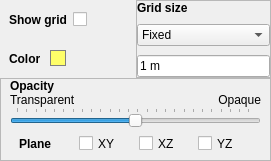
<?xml version="1.0" encoding="UTF-8"?>
<ui version="4.0">
 <class>Grid3DWidget</class>
 <widget class="QWidget" name="Grid3DWidget">
  <property name="geometry">
   <rect>
    <x>0</x>
    <y>0</y>
    <width>271</width>
    <height>161</height>
   </rect>
  </property>
  <property name="sizePolicy">
   <sizepolicy hsizetype="Expanding" vsizetype="Preferred">
    <horstretch>0</horstretch>
    <verstretch>0</verstretch>
   </sizepolicy>
  </property>
  <property name="minimumSize">
   <size>
    <width>271</width>
    <height>161</height>
   </size>
  </property>
  <property name="windowTitle">
   <string>Form</string>
  </property>
  <layout class="QVBoxLayout" name="verticalLayout_4">
   <property name="spacing">
    <number>0</number>
   </property>
   <property name="leftMargin">
    <number>0</number>
   </property>
   <property name="topMargin">
    <number>0</number>
   </property>
   <property name="rightMargin">
    <number>0</number>
   </property>
   <property name="bottomMargin">
    <number>0</number>
   </property>
   <item>
    <widget class="QFrame" name="formWidget">
     <property name="sizePolicy">
      <sizepolicy hsizetype="Expanding" vsizetype="Preferred">
       <horstretch>0</horstretch>
       <verstretch>0</verstretch>
      </sizepolicy>
     </property>
     <property name="minimumSize">
      <size>
       <width>271</width>
       <height>161</height>
      </size>
     </property>
     <layout class="QVBoxLayout" name="verticalLayout_3">
      <property name="spacing">
       <number>0</number>
      </property>
      <property name="leftMargin">
       <number>0</number>
      </property>
      <property name="topMargin">
       <number>0</number>
      </property>
      <property name="rightMargin">
       <number>0</number>
      </property>
      <property name="bottomMargin">
       <number>0</number>
      </property>
      <item>
       <widget class="QFrame" name="showAndMeshWidth">
        <layout class="QHBoxLayout" name="horizontalLayout">
         <property name="spacing">
          <number>0</number>
         </property>
         <property name="leftMargin">
          <number>0</number>
         </property>
         <property name="topMargin">
          <number>0</number>
         </property>
         <property name="rightMargin">
          <number>0</number>
         </property>
         <property name="bottomMargin">
          <number>0</number>
         </property>
         <item>
          <widget class="QFrame" name="showAndColor">
           <layout class="QVBoxLayout" name="verticalLayout">
            <property name="spacing">
             <number>0</number>
            </property>
            <property name="leftMargin">
             <number>0</number>
            </property>
            <property name="topMargin">
             <number>0</number>
            </property>
            <property name="rightMargin">
             <number>0</number>
            </property>
            <property name="bottomMargin">
             <number>0</number>
            </property>
            <item>
             <widget class="QFrame" name="showLabelAndCheckbox_2">
              <layout class="QHBoxLayout" name="showLabelAndCheckbox">
               <property name="topMargin">
                <number>0</number>
               </property>
               <property name="rightMargin">
                <number>0</number>
               </property>
               <property name="bottomMargin">
                <number>0</number>
               </property>
               <item>
                <widget class="QLabel" name="showGridLabel">
                 <property name="enabled">
                  <bool>true</bool>
                 </property>
                 <property name="font">
                  <font>
                   <weight>75</weight>
                   <bold>true</bold>
                  </font>
                 </property>
                 <property name="toolTip">
                  <string>&lt;html&gt;&lt;head/&gt;&lt;body&gt;&lt;p&gt;Shows an grid over the slice with the given parameters.&lt;/p&gt;&lt;/body&gt;&lt;/html&gt;</string>
                 </property>
                 <property name="text">
                  <string>Show grid</string>
                 </property>
                 <property name="alignment">
                  <set>Qt::AlignLeading|Qt::AlignLeft|Qt::AlignVCenter</set>
                 </property>
                </widget>
               </item>
               <item>
                <widget class="QCheckBox" name="checkBox">
                 <property name="mouseTracking">
                  <bool>false</bool>
                 </property>
                 <property name="toolTip">
                  <string>&lt;html&gt;&lt;head/&gt;&lt;body&gt;&lt;p&gt;click to de-/activate the grid.&lt;/p&gt;&lt;/body&gt;&lt;/html&gt;</string>
                 </property>
                 <property name="checked">
                  <bool>false</bool>
                 </property>
                </widget>
               </item>
               <item>
                <spacer name="horizontalSpacer_2">
                 <property name="orientation">
                  <enum>Qt::Horizontal</enum>
                 </property>
                 <property name="sizeHint" stdset="0">
                  <size>
                   <width>40</width>
                   <height>20</height>
                  </size>
                 </property>
                </spacer>
               </item>
              </layout>
             </widget>
            </item>
            <item>
             <widget class="QFrame" name="colorLabelAndButton_2">
              <property name="layoutDirection">
               <enum>Qt::LeftToRight</enum>
              </property>
              <layout class="QHBoxLayout" name="colorLabelAndButton">
               <property name="spacing">
                <number>9</number>
               </property>
               <property name="topMargin">
                <number>0</number>
               </property>
               <property name="rightMargin">
                <number>0</number>
               </property>
               <property name="bottomMargin">
                <number>0</number>
               </property>
               <item>
                <widget class="QLabel" name="colorLabel">
                 <property name="enabled">
                  <bool>true</bool>
                 </property>
                 <property name="font">
                  <font>
                   <weight>75</weight>
                   <bold>true</bold>
                  </font>
                 </property>
                 <property name="toolTip">
                  <string>&lt;html&gt;&lt;head/&gt;&lt;body&gt;&lt;p&gt;Represents the color of the grid.&lt;/p&gt;&lt;/body&gt;&lt;/html&gt;</string>
                 </property>
                 <property name="text">
                  <string>Color</string>
                 </property>
                 <property name="scaledContents">
                  <bool>false</bool>
                 </property>
                 <property name="alignment">
                  <set>Qt::AlignLeading|Qt::AlignLeft|Qt::AlignVCenter</set>
                 </property>
                 <property name="textInteractionFlags">
                  <set>Qt::NoTextInteraction</set>
                 </property>
                </widget>
               </item>
               <item>
                <widget class="QPushButton" name="colorButton">
                 <property name="enabled">
                  <bool>true</bool>
                 </property>
                 <property name="maximumSize">
                  <size>
                   <width>16</width>
                   <height>16</height>
                  </size>
                 </property>
                 <property name="baseSize">
                  <size>
                   <width>16</width>
                   <height>16</height>
                  </size>
                 </property>
                 <property name="toolTip">
                  <string>&lt;html&gt;&lt;head/&gt;&lt;body&gt;&lt;p&gt;click to open the color picker to choose a color for the grid.&lt;/p&gt;&lt;/body&gt;&lt;/html&gt;</string>
                 </property>
                 <property name="styleSheet">
                  <string notr="true">background-color: rgb(255, 255, 105);
border: 1px solid gray;</string>
                 </property>
                 <property name="text">
                  <string/>
                 </property>
                 <property name="iconSize">
                  <size>
                   <width>16</width>
                   <height>16</height>
                  </size>
                 </property>
                </widget>
               </item>
               <item>
                <spacer name="horizontalSpacer">
                 <property name="orientation">
                  <enum>Qt::Horizontal</enum>
                 </property>
                 <property name="sizeHint" stdset="0">
                  <size>
                   <width>40</width>
                   <height>20</height>
                  </size>
                 </property>
                </spacer>
               </item>
              </layout>
             </widget>
            </item>
           </layout>
          </widget>
         </item>
         <item>
          <widget class="QFrame" name="meshWidth">
           <property name="frameShape">
            <enum>QFrame::StyledPanel</enum>
           </property>
           <property name="frameShadow">
            <enum>QFrame::Raised</enum>
           </property>
           <layout class="QVBoxLayout" name="verticalLayout_2">
            <property name="spacing">
             <number>9</number>
            </property>
            <property name="leftMargin">
             <number>0</number>
            </property>
            <property name="topMargin">
             <number>0</number>
            </property>
            <property name="rightMargin">
             <number>0</number>
            </property>
            <property name="bottomMargin">
             <number>0</number>
            </property>
            <item>
             <widget class="QLabel" name="gridSize">
              <property name="enabled">
               <bool>true</bool>
              </property>
              <property name="font">
               <font>
                <weight>75</weight>
                <bold>true</bold>
               </font>
              </property>
              <property name="toolTip">
               <string>&lt;html&gt;&lt;head/&gt;&lt;body&gt;&lt;p&gt;Changes the mesh width of the Grid.&lt;/p&gt;&lt;/body&gt;&lt;/html&gt;</string>
              </property>
              <property name="text">
               <string>Grid size</string>
              </property>
              <property name="alignment">
               <set>Qt::AlignBottom|Qt::AlignLeading|Qt::AlignLeft</set>
              </property>
             </widget>
            </item>
            <item>
             <widget class="QComboBox" name="comboBox">
              <property name="enabled">
               <bool>true</bool>
              </property>
              <property name="toolTip">
               <string>&lt;html&gt;&lt;head/&gt;&lt;body&gt;&lt;p&gt;Click and choose the grid mesh width mode. &lt;/p&gt;&lt;p&gt;If &amp;quot;Fixed&amp;quot; is selected the Grid will&lt;span style=&quot; text-decoration: underline;&quot;&gt; not&lt;/span&gt; set a bigger or smaller mesh width if mesh width is too big or small cause of zoom. &lt;/p&gt;&lt;p&gt;If &amp;quot;Automatic&amp;quot; is selected the Grid will  set a bigger or smaller mesh width if mesh width is too big or small cause of zoom. &lt;/p&gt;&lt;/body&gt;&lt;/html&gt;</string>
              </property>
              <property name="sizeAdjustPolicy">
               <enum>QComboBox::AdjustToContents</enum>
              </property>
              <item>
               <property name="text">
                <string>Fixed</string>
               </property>
              </item>
              <item>
               <property name="text">
                <string>Automatic</string>
               </property>
              </item>
             </widget>
            </item>
            <item>
             <widget class="QLineEdit" name="gridMeshWidth">
              <property name="enabled">
               <bool>true</bool>
              </property>
              <property name="toolTip">
               <string>&lt;html&gt;&lt;head/&gt;&lt;body&gt;&lt;p&gt;Enter a grid mesh width.&lt;/p&gt;&lt;p&gt;&lt;a name=&quot;result_box&quot;/&gt;Supported units: pm, nm, μm, mm, cm, dm, m and Vx (Voxel)&lt;/p&gt;&lt;p&gt;Examples: 10 mm; 3.1416 cm; 2.71828 dm&lt;br/&gt;&lt;/p&gt;&lt;/body&gt;&lt;/html&gt;</string>
              </property>
              <property name="text">
               <string>1 m</string>
              </property>
             </widget>
            </item>
           </layout>
          </widget>
         </item>
        </layout>
       </widget>
      </item>
      <item>
       <widget class="QFrame" name="opacityAndPlane">
        <property name="frameShape">
         <enum>QFrame::StyledPanel</enum>
        </property>
        <property name="frameShadow">
         <enum>QFrame::Raised</enum>
        </property>
        <layout class="QVBoxLayout" name="opacityLabelsAndSlider">
         <property name="spacing">
          <number>0</number>
         </property>
         <property name="leftMargin">
          <number>9</number>
         </property>
         <property name="topMargin">
          <number>0</number>
         </property>
         <property name="rightMargin">
          <number>9</number>
         </property>
         <property name="bottomMargin">
          <number>0</number>
         </property>
         <item>
          <widget class="QLabel" name="opacityLabel">
           <property name="enabled">
            <bool>true</bool>
           </property>
           <property name="font">
            <font>
             <weight>75</weight>
             <bold>true</bold>
            </font>
           </property>
           <property name="toolTip">
            <string>&lt;html&gt;&lt;head/&gt;&lt;body&gt;&lt;p&gt;Represents the opacity of the grid.&lt;/p&gt;&lt;/body&gt;&lt;/html&gt;</string>
           </property>
           <property name="text">
            <string>Opacity</string>
           </property>
           <property name="scaledContents">
            <bool>false</bool>
           </property>
           <property name="alignment">
            <set>Qt::AlignBottom|Qt::AlignLeading|Qt::AlignLeft</set>
           </property>
          </widget>
         </item>
         <item>
          <widget class="QFrame" name="opacityLabels_2">
           <layout class="QHBoxLayout" name="opacityLabels">
            <property name="spacing">
             <number>0</number>
            </property>
            <property name="leftMargin">
             <number>0</number>
            </property>
            <property name="topMargin">
             <number>0</number>
            </property>
            <property name="rightMargin">
             <number>0</number>
            </property>
            <property name="bottomMargin">
             <number>0</number>
            </property>
            <item>
             <widget class="QLabel" name="transparentLabel">
              <property name="enabled">
               <bool>true</bool>
              </property>
              <property name="text">
               <string>Transparent</string>
              </property>
             </widget>
            </item>
            <item>
             <widget class="QLabel" name="opaqueLabe">
              <property name="enabled">
               <bool>true</bool>
              </property>
              <property name="text">
               <string>Opaque</string>
              </property>
              <property name="alignment">
               <set>Qt::AlignRight|Qt::AlignTrailing|Qt::AlignVCenter</set>
              </property>
             </widget>
            </item>
           </layout>
          </widget>
         </item>
         <item>
          <widget class="QSlider" name="opacitySlider">
           <property name="enabled">
            <bool>true</bool>
           </property>
           <property name="cursor">
            <cursorShape>PointingHandCursor</cursorShape>
           </property>
           <property name="toolTip">
            <string>&lt;html&gt;&lt;head/&gt;&lt;body&gt;&lt;p&gt;slide to adjust the opacity.&lt;/p&gt;&lt;/body&gt;&lt;/html&gt;</string>
           </property>
           <property name="maximum">
            <number>255</number>
           </property>
           <property name="singleStep">
            <number>10</number>
           </property>
           <property name="value">
            <number>128</number>
           </property>
           <property name="sliderPosition">
            <number>128</number>
           </property>
           <property name="orientation">
            <enum>Qt::Horizontal</enum>
           </property>
           <property name="tickPosition">
            <enum>QSlider::TicksAbove</enum>
           </property>
           <property name="tickInterval">
            <number>10</number>
           </property>
          </widget>
         </item>
         <item>
          <widget class="QFrame" name="planeLabelAndButtons">
           <property name="font">
            <font>
             <weight>50</weight>
             <bold>false</bold>
            </font>
           </property>
           <layout class="QHBoxLayout" name="horizontalLayout_2">
            <property name="topMargin">
             <number>9</number>
            </property>
            <item>
             <widget class="QLabel" name="label">
              <property name="font">
               <font>
                <weight>75</weight>
                <bold>true</bold>
               </font>
              </property>
              <property name="text">
               <string>Plane</string>
              </property>
             </widget>
            </item>
            <item>
             <widget class="QCheckBox" name="XY">
              <property name="text">
               <string>XY</string>
              </property>
             </widget>
            </item>
            <item>
             <widget class="QCheckBox" name="XZ">
              <property name="text">
               <string>XZ</string>
              </property>
             </widget>
            </item>
            <item>
             <widget class="QCheckBox" name="YZ">
              <property name="text">
               <string>YZ</string>
              </property>
             </widget>
            </item>
           </layout>
          </widget>
         </item>
        </layout>
       </widget>
      </item>
     </layout>
    </widget>
   </item>
  </layout>
 </widget>
 <resources/>
 <connections/>
</ui>
